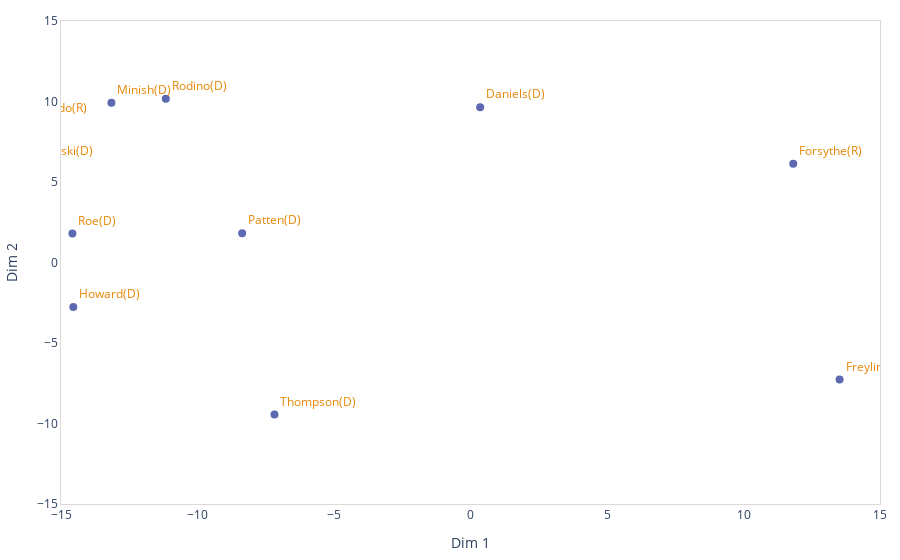

Notebook cell for this chart:
### Markdown cell above
## 6. Use following code to plot the results.  
- You may need to play around with this print statement to get your naming conventions to match.

### Code cell
import plotly.graph_objects as go

layout = dict(plot_bgcolor='white',
              margin=dict(t=20, l=20, r=20, b=20),
              xaxis=dict(title='Dim 1',
                         range=[-15, 15],
                         linecolor='#d9d9d9',
                         showgrid=False,
                         mirror=True),
              yaxis=dict(title='Dim 2',
                         range=[-15, 15],
                         linecolor='#d9d9d9',
                         showgrid=False,
                         mirror=True))

data = go.Scatter(x=pts_df['Dim 1'],
                  y=pts_df['Dim 2'],
                  text=pts_df['names'],
                  textposition='top right',
                  textfont=dict(color='#E58606'),
                  mode='markers+text',
                  marker=dict(color='#5D69B1', size=8),
                  line=dict(color='#52BCA3', width=1, dash='dash'),
                  name='citations')

fig = go.Figure(data=data, layout=layout)

fig.show()

### Figure 1 — Plotly figure (JSON) as saved in the notebook; plotly's stock layout.template omitted (floating-point values rounded to 4 significant figures)
{"data": [{"line": {"color": "#52BCA3", "dash": "dash", "width": 1}, "marker": {"color": "#5D69B1", "size": 8}, "mode": "markers+text", "name": "citations", "text": ["Hunt(R)", "Sandman(R)", "Howard(D)", "Thompson(D)", "Freylinghuysen(R)", "Forsythe(R)", "Widnall(R)", "Roe(D)", "Heltoski(D)", "Rodino(D)", "Minish(D)", "Rinaldo(R)", "Maraziti(R)", "Daniels(D)", "Patten(D)"], "textfont": {"color": "#E58606"}, "textposition": "top right", "type": "scatter", "x": [21.32, 14.78, -14.55, -7.181, 13.52, 11.82, 23.29, -14.58, -16.33, -11.16, -13.15, -16.31, 16.54, 0.3534, -8.364], "y": [-11.43, -22.65, -2.76, -9.445, -7.271, 6.128, -4.458, 1.801, 6.116, 10.17, 9.916, 8.78, 3.642, 9.64, 1.814]}], "layout": {"margin": {"b": 20, "l": 20, "r": 20, "t": 20}, "plot_bgcolor": "white", "xaxis": {"linecolor": "#d9d9d9", "mirror": true, "range": [-15, 15], "showgrid": false, "title": {"text": "Dim 1"}}, "yaxis": {"linecolor": "#d9d9d9", "mirror": true, "range": [-15, 15], "showgrid": false, "title": {"text": "Dim 2"}}}}
